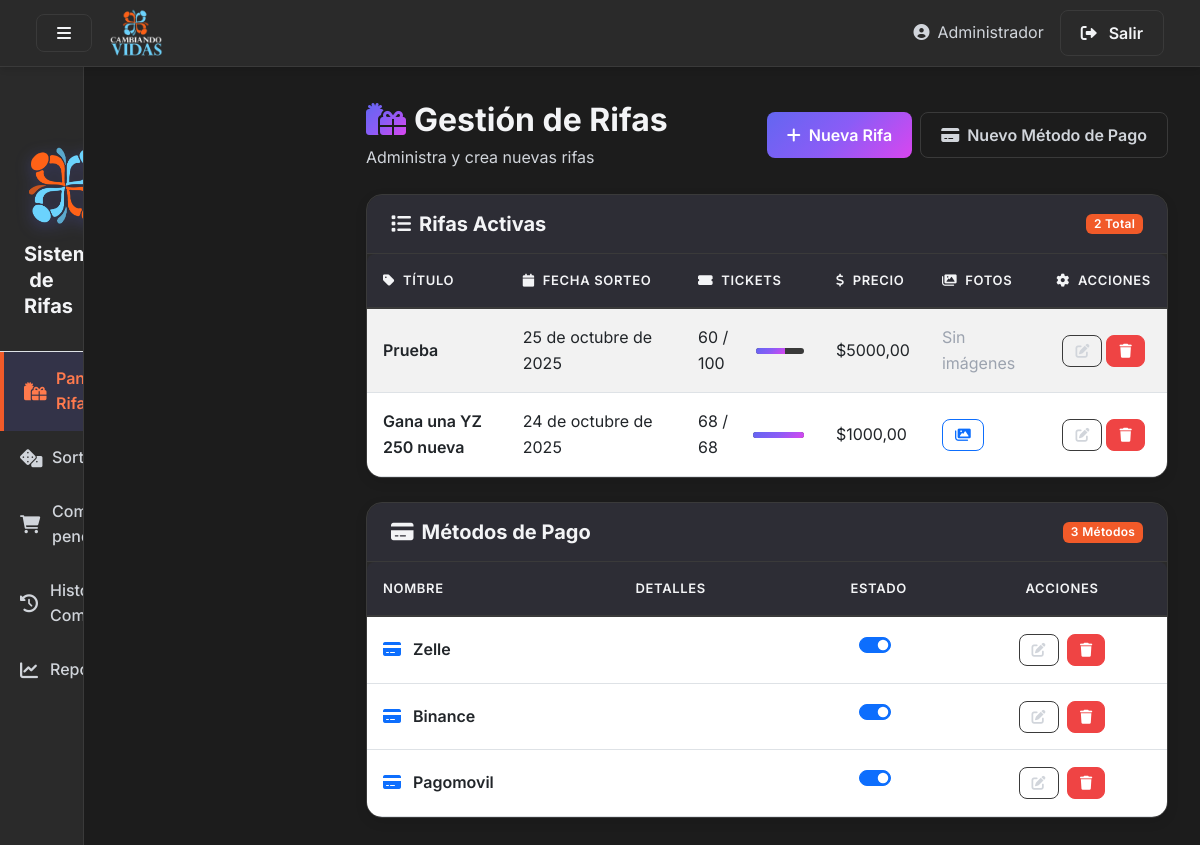
/app2/control/ (signed in), run on an earlier commit of the app's database.
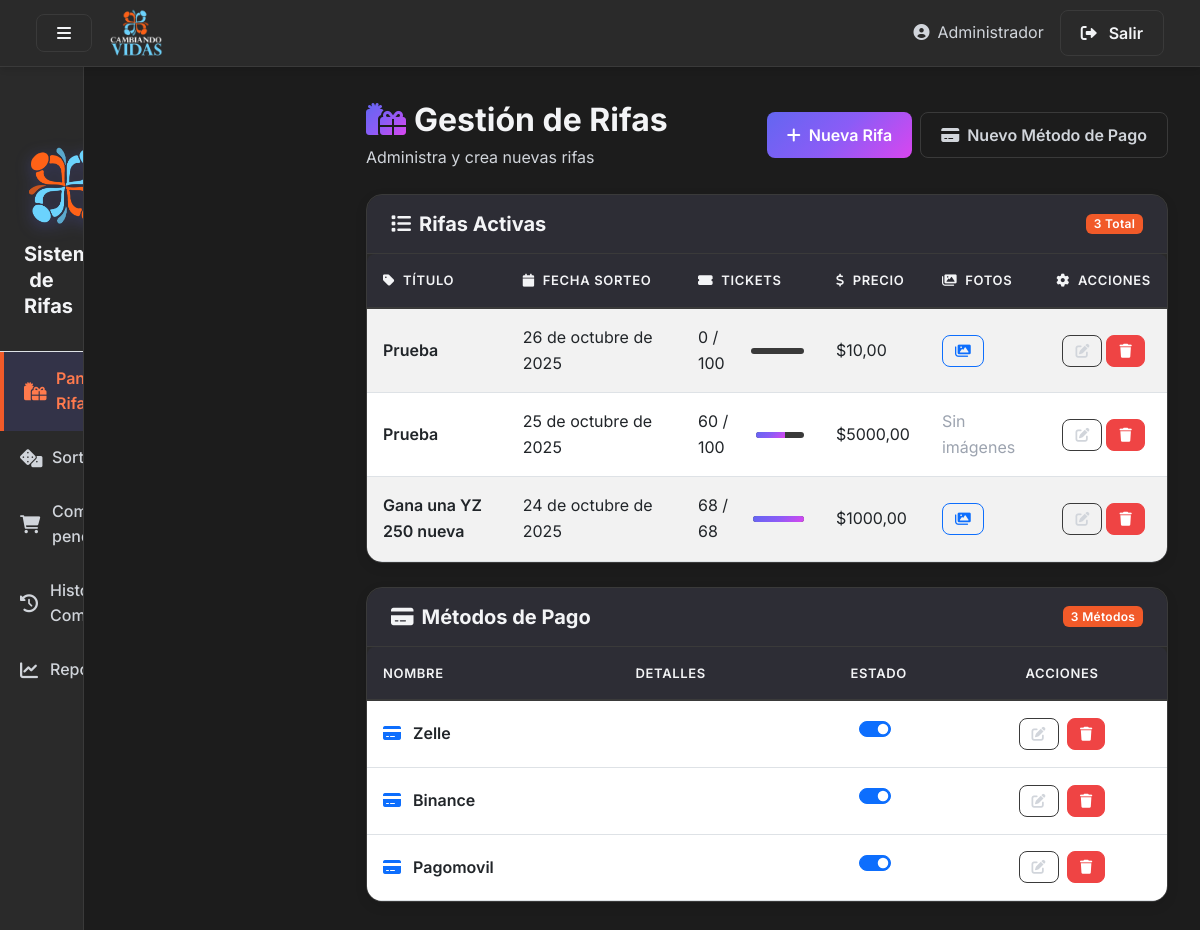
And on a later commit of the database.
### app1/models.py (models this page shows, shortened)
class Rifa(models.Model):
    titulo = models.CharField(max_length=200)
    descripcion = models.TextField(blank=True)
    fecha_sorteo = models.DateField()
    total_tickets = models.PositiveIntegerField(default=100)
    precio = models.DecimalField(max_digits=10, decimal_places=2, default=0)
    winner_ticket = models.ForeignKey('Ticket', null=True, blank=True, on_delete=models.SET_NULL, related_name='won_rifa')
    class Meta:
        ordering = ['-fecha_sorteo', 'titulo']
    @property
    def tickets_sold(self):
        return self.tickets.count()

class PaymentMethod(models.Model):
    nombre = models.CharField(max_length=200)
    detalles = models.TextField(blank=True, help_text='Instrucciones o datos para el pago, p.ej. número de cuenta, titular, nota')
    activo = models.BooleanField(default=True)
    creado_en = models.DateTimeField(auto_now_add=True)
    class Meta:
        ordering = ['-creado_en', 'nombre']

### app2/views.py (the view, shortened to what this page needs)
# urls.py: path('control/', views.control, name='control'),
def control(request):
    user_id = request.session.get('user_admin_id')
    if not user_id:
        messages.error(request, 'Debe iniciar sesión primero')
        return redirect('login')
    try:
        user = User_admin.objects.get(id=user_id)
    except User_admin.DoesNotExist:
        messages.error(request, 'Usuario no encontrado')
        return redirect('login')
    rifas = crud_rifas.obtener_rifas()
    app_methods = app1_crud.obtener_todos_metodos()
    rifas_list = []
    for r in rifas:
        images = []
        try:
            for img in r.images.all():
                try:
                    images.append(img.image.url)
                except Exception:
                    continue
        except Exception:
            images = []
        rifas_list.append({
            'id': r.id,
            'titulo': r.titulo,
            'descripcion': r.descripcion,
            'fecha_sorteo': r.fecha_sorteo.isoformat() if getattr(r, 'fecha_sorteo', None) else None,
            'total_tickets': r.total_tickets,
            'precio': float(r.precio) if getattr(r, 'precio', None) is not None else 0,
            'images': images,
            'tickets_sold': getattr(r, 'tickets', None) and r.tickets.count() or 0,
        })
    rifas_json = json.dumps(rifas_list, cls=DjangoJSONEncoder)
    context = {
        'rifas': rifas,
        'app_methods': app_methods,
        'rifas_json': rifas_json,
    }
    return render(request, 'control.html', context)

### app1/crud.py (called while the page is built)
def obtener_todos_metodos():
    return PaymentMethod.objects.all().prefetch_related('fields').order_by('-creado_en')

### app2/crud.py (called while the page is built)
def obtener_rifas():
    return Rifa.objects.all().prefetch_related('images')

### app2/templates/control.html (shortened to what the changed rows need)
{% load static %}
<!DOCTYPE html>
<html lang="es">
<head>
    <link href="https://cdn.jsdelivr.net/npm/bootstrap@5.3.0/dist/css/bootstrap.min.css" rel="stylesheet">
    <link rel="stylesheet" href="https://cdnjs.cloudflare.com/ajax/libs/font-awesome/6.0.0/css/all.min.css">
    <link rel="stylesheet" href="{% static 'css/paneles-style.css' %}">
</head>
<body>
  <div class="d-flex" id="wrapper" style="min-height: 100vh;">
      <div class="flex-grow-1" id="page-content-wrapper">
        <div class="d-flex justify-content-between align-items-center mb-4">
            <div>
                <h2 class="mb-1">
                    <i class="fas fa-gifts me-2 text-gradient"></i>Gestión de Rifas
                </h2>
            </div>
        </div>
        <div class="card mb-4">
            <div class="card-header d-flex justify-content-between align-items-center">
                <h5 class="mb-0">
                    <i class="fas fa-list me-2"></i>Rifas Activas
                </h5>
                <span class="badge bg-primary">{{ rifas|length }} Total</span>
            </div>
            <div class="card-body p-0">
                <div class="table-responsive">
                    <table class="table table-hover table-striped mb-0">
                        <thead>
                            <tr>
                                <th><i class="fas fa-tag me-2"></i>Título</th>
                                <th><i class="fas fa-calendar me-2"></i>Fecha Sorteo</th>
                                <th><i class="fas fa-ticket-alt me-2"></i>Tickets</th>
                                <th><i class="fas fa-dollar-sign me-2"></i>Precio</th>
                                <th><i class="fas fa-images me-2"></i>Fotos</th>
                                <th class="text-center"><i class="fas fa-cog me-2"></i>Acciones</th>
                            </tr>
                        </thead>
                        <tbody>
                            {% for rifa in rifas %}
                            <tr>
                                <td class="fw-semibold">{{ rifa.titulo }}</td>
                                <td>{{ rifa.fecha_sorteo }}</td>
                                <td>
                                    <div class="d-flex align-items-center gap-2">
                                        <span>{{ rifa.tickets_sold }} / {{ rifa.total_tickets }}</span>
                                        <div class="progress" style="width: 60px; height: 6px;">
                      {% widthratio rifa.tickets_sold rifa.total_tickets 100 as fill_width %}
                      <div class="progress-bar bg-gradient-primary" data-progress="{{ fill_width }}"></div>
                                        </div>
                                    </div>
                                </td>
                <td>
                  ${{ rifa.precio|default:0|floatformat:2 }}
                </td>
                <td>
                  {% if rifa.images.all %}
                    <button type="button" class="btn btn-sm btn-outline-primary view-photos-btn" data-id="{{ rifa.id }}" title="Ver fotos">
                    <i class="fas fa-images"></i>
                    </button>
                  {% else %}
                    <span class="text-muted">Sin imágenes</span>
                  {% endif %}
                </td>
                                <td class="text-center">
                  <div class="d-flex justify-content-center gap-1">
                    <button type="button" class="btn btn-sm btn-outline-secondary edit-rifa-btn" data-id="{{ rifa.id }}" data-titulo="{{ rifa.titulo|escapejs }}" data-fecha="{{ rifa.fecha_sorteo }}" data-total="{{ rifa.total_tickets }}" data-desc="{{ rifa.descripcion|escapejs }}" data-precio="{{ rifa.precio|default:0 }}" data-bs-toggle="modal" data-bs-target="#editRifaModal">
                      <i class="fas fa-edit"></i>
                    </button>
                    <form method="post" style="display:inline;">
                      <button type="submit" class="btn btn-danger btn-sm" title="Eliminar">
                        <i class="fas fa-trash"></i>
                      </button>
                    </form>
                  </div>
                                </td>
                            </tr>
                            {% endfor %}
                        </tbody>
                    </table>
                </div>
            </div>
        </div>
        <div class="card">
          <div class="card-body p-0">
            <div class="table-responsive">
                <table class="table table-hover mb-0">
                  <thead>
                    <tr>
                      <th>Nombre</th>
                      <th>Detalles</th>
                      <th class="text-center">Estado</th>
                      <th class="text-center">Acciones</th>
                    </tr>
                  </thead>
                  <tbody>
                  {% for metodo in app_methods %}
                    <tr>
                      <td class="fw-semibold">
                        <i class="fas fa-credit-card me-2 text-primary"></i>
                        {{ metodo.nombre }}
                      </td>
                      <td style="max-width:400px;">
                      </td>
                      <td class="text-center">
                        <form method="post" class="d-inline toggle-active-form" id="toggle-form-{{ metodo.id }}">
                          <div class="form-check form-switch d-inline-block">
                            <input class="form-check-input toggle-active-input" type="checkbox"
                                   id="toggleActive{{ metodo.id }}" {% if metodo.activo %}checked{% endif %}>
                          </div>
                        </form>
                      </td>
                      <td class="text-center">
                        <button type="button" class="btn btn-sm btn-outline-secondary edit-method-btn me-1"
                                data-id="{{ metodo.id }}"
                                data-name="{{ metodo.nombre|escapejs }}"
                                data-fields='[{% for f in metodo.fields.all %}{"field_name":"{{ f.field_name|escapejs }}","field_value":"{{ f.field_value|escapejs }}"}{% if not forloop.last %},{% endif %}{% endfor %}]'
                                data-bs-toggle="modal"
                                data-bs-target="#editPaymentModal">
                            <i class="fas fa-edit"></i>
                        </button>
                        <form method="post" class="d-inline">
                          <button type="submit" class="btn btn-sm btn-danger">
                            <i class="fas fa-trash"></i>
                          </button>
                        </form>
                      </td>
                    </tr>
                  {% endfor %}
                  </tbody>
                </table>
            </div>
          </div>
        </div>
      </div>
    </div>
</body>
</html>

What changed in the data, as far as the page shows it:
added Rifa: titulo "Prueba", fecha_sorteo "26 de octubre de 2025", tickets_sold "0", total_tickets "100", precio "10,00"
Also different on the page:
{{ rifas|length }}: "2" → "3"
